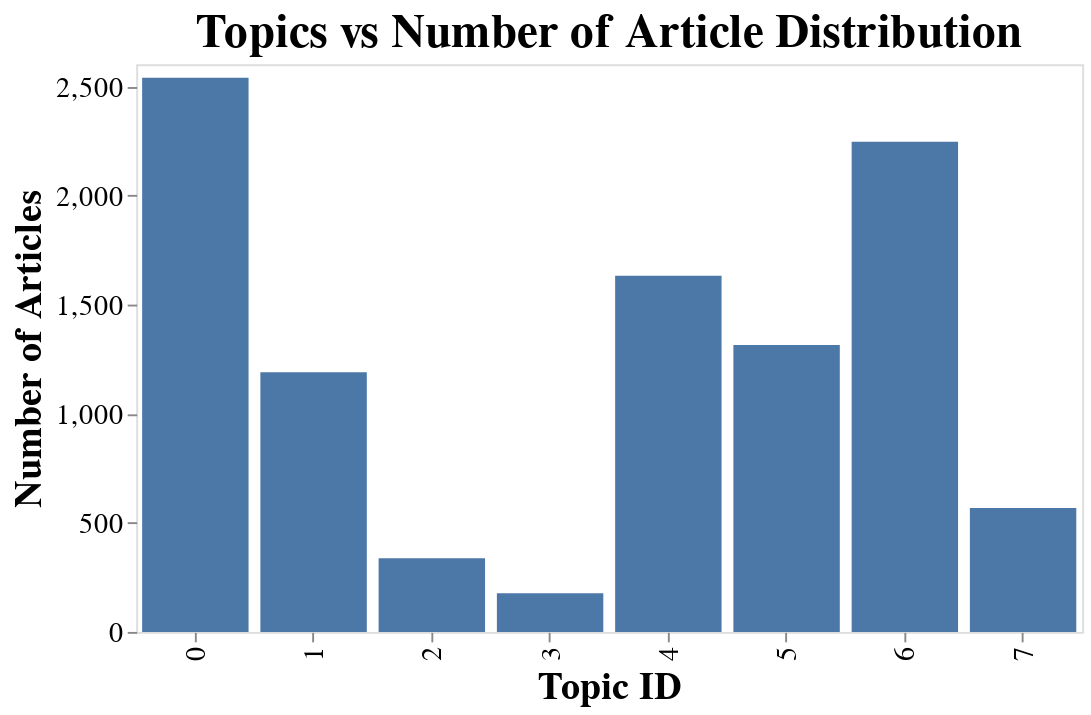

The cell this chart's notebook holds for it:
### Code cell
base_chart = alt.Chart(topic_doc_count_df)
bar = base_chart.mark_bar().encode(
        x=alt.X('dom_topic_id:N', axis=alt.Axis(title='Topic ID')),
        y=alt.Y('article:Q', axis=alt.Axis(title='Number of Articles')))

(bar
).properties(width=500, height=300, title='Topics vs Number of Article Distribution'
).configure_title(fontSize=25
).configure_axis(grid=False, domain=False, 
                 labelFontSize=15,titleFontSize=20)

### Figure 1 — Vega-Lite specification as saved in the notebook (floating-point values rounded to 4 significant figures)
{"config": {"view": {"continuousWidth": 400, "continuousHeight": 300}, "axis": {"domain": false, "grid": false, "labelFontSize": 15, "titleFontSize": 20}, "title": {"fontSize": 25}}, "data": {"name": "data-7ef6b84b6c7a074da8f7384b0823f074"}, "mark": "bar", "encoding": {"x": {"type": "nominal", "axis": {"title": "Topic ID"}, "field": "dom_topic_id"}, "y": {"type": "quantitative", "axis": {"title": "Number of Articles"}, "field": "article"}}, "height": 300, "title": "Topics vs Number of Article Distribution", "width": 500, "$schema": "https://vega.github.io/schema/vega-lite/v4.8.1.json", "datasets": {"data-7ef6b84b6c7a074da8f7384b0823f074": [{"dom_topic_id": 0, "article": 2539}, {"dom_topic_id": 1, "article": 1189}, {"dom_topic_id": 2, "article": 337}, {"dom_topic_id": 3, "article": 177}, {"dom_topic_id": 4, "article": 1631}, {"dom_topic_id": 5, "article": 1314}, {"dom_topic_id": 6, "article": 2245}, {"dom_topic_id": 7, "article": 568}]}}
